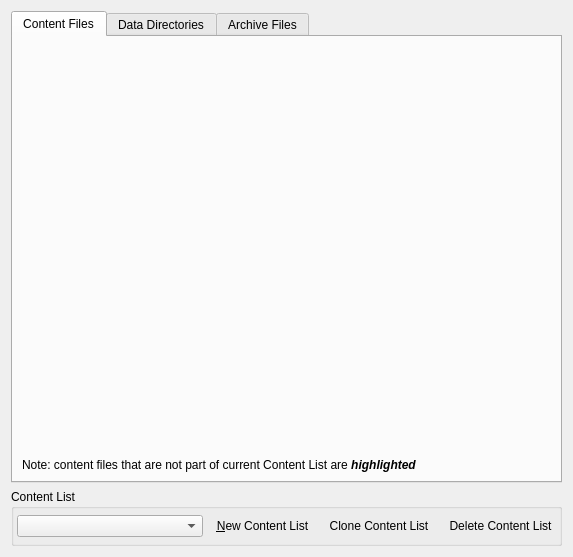
<?xml version="1.0" encoding="UTF-8"?>
<ui version="4.0">
 <class>DataFilesPage</class>
 <widget class="QWidget" name="DataFilesPage">
  <property name="geometry">
   <rect>
    <x>0</x>
    <y>0</y>
    <width>573</width>
    <height>557</height>
   </rect>
  </property>
  <property name="contextMenuPolicy">
   <enum>Qt::DefaultContextMenu</enum>
  </property>
  <layout class="QVBoxLayout" name="verticalLayout">
   <item>
    <widget class="QTabWidget" name="tabWidget">
     <property name="currentIndex">
      <number>0</number>
     </property>
     <widget class="QWidget" name="dataTab">
      <attribute name="title">
       <string>Content Files</string>
      </attribute>
      <layout class="QGridLayout" name="dataTabLayout">
       <item row="0" column="0">
        <widget class="QWidget" name="contentSelectorWidget" native="true"/>
       </item>
       <item row="1" column="0">
        <widget class="QLabel" name="dataNoteLabel">
         <property name="sizePolicy">
          <sizepolicy hsizetype="Preferred" vsizetype="Maximum">
           <horstretch>0</horstretch>
           <verstretch>0</verstretch>
          </sizepolicy>
         </property>
         <property name="text">
          <string>&lt;html&gt;&lt;head/&gt;&lt;body&gt;&lt;p&gt;Note: content files that are not part of current Content List are &lt;span style=&quot; font-style:italic;font-weight: bold&quot;&gt;highlighted&lt;/span&gt;&lt;/p&gt;&lt;/body&gt;&lt;/html&gt;</string>
         </property>
        </widget>
       </item>
      </layout>
     </widget>
     <widget class="QWidget" name="dirTab">
      <attribute name="title">
       <string>Data Directories</string>
      </attribute>
      <layout class="QGridLayout" name="dirTabLayout">
       <item row="0" column="0">
        <widget class="QListWidget" name="directoryListWidget">
         <property name="alternatingRowColors">
          <bool>true</bool>
         </property>
         <property name="dragDropMode">
          <enum>QAbstractItemView::InternalMove</enum>
         </property>
         <property name="selectionMode">
          <enum>QAbstractItemView::ExtendedSelection</enum>
         </property>
         <property name="contextMenuPolicy">
          <enum>Qt::CustomContextMenu</enum>
         </property>
        </widget>
       </item>
       <item row="0" column="1">
        <layout class="QVBoxLayout" name="directoryButtons">
         <item>
          <widget class="QPushButton" name="directoryAddSubdirsButton">
           <property name="baseSize">
            <size>
             <width>0</width>
             <height>33</height>
            </size>
           </property>
           <property name="toolTip">
            <string>Scan directories for likely data directories and append them at the end of the list.</string>
           </property>
           <property name="text">
            <string>Append</string>
           </property>
          </widget>
         </item>
         <item>
          <widget class="QPushButton" name="directoryInsertButton">
           <property name="baseSize">
            <size>
             <width>0</width>
             <height>33</height>
            </size>
           </property>
           <property name="toolTip">
            <string>Scan directories for likely data directories and insert them above the selected position</string>
           </property>
           <property name="text">
            <string>Insert Above</string>
           </property>
          </widget>
         </item>
         <item>
          <widget class="QPushButton" name="directoryUpButton">
           <property name="baseSize">
            <size>
             <width>0</width>
             <height>33</height>
            </size>
           </property>
           <property name="toolTip">
            <string>Move selected directory one position up</string>
           </property>
           <property name="text">
            <string>Move Up</string>
           </property>
          </widget>
         </item>
         <item>
          <widget class="QPushButton" name="directoryDownButton">
           <property name="baseSize">
            <size>
             <width>0</width>
             <height>33</height>
            </size>
           </property>
           <property name="toolTip">
            <string>Move selected directory one position down</string>
           </property>
           <property name="text">
            <string>Move Down</string>
           </property>
          </widget>
         </item>
         <item>
          <widget class="QPushButton" name="directoryRemoveButton">
           <property name="baseSize">
            <size>
             <width>0</width>
             <height>33</height>
            </size>
           </property>
           <property name="toolTip">
            <string>Remove selected directory</string>
           </property>
           <property name="text">
            <string>Remove</string>
           </property>
          </widget>
         </item>
         <item>
          <spacer name="directoryButtonsSpacer">
           <property name="orientation">
            <enum>Qt::Vertical</enum>
           </property>
           <property name="sizeHint" stdset="0">
            <size>
             <width>20</width>
             <height>40</height>
            </size>
           </property>
          </spacer>
         </item>
        </layout>
       </item>
       <item row="1" column="0" colspan="2">
        <widget class="QLabel" name="directoryNoteLabel">
         <property name="sizePolicy">
          <sizepolicy hsizetype="Expanding" vsizetype="Minimum">
           <horstretch>0</horstretch>
           <verstretch>0</verstretch>
          </sizepolicy>
         </property>
         <property name="text">
          <string>&lt;html&gt;&lt;head/&gt;&lt;body&gt;&lt;p&gt;Note: directories that are not part of current Content List are &lt;span style=&quot; font-style:italic;font-weight: bold&quot;&gt;highlighted&lt;/span&gt;&lt;/p&gt;&lt;/body&gt;&lt;/html&gt;</string>
         </property>
        </widget>
       </item>
      </layout>
     </widget>
     <widget class="QWidget" name="archiveTab">
      <attribute name="title">
       <string>Archive Files</string>
      </attribute>
      <layout class="QGridLayout" name="archiveTabLayout">
       <item row="0" column="0">
        <widget class="QListWidget" name="archiveListWidget">
         <property name="alternatingRowColors">
          <bool>true</bool>
         </property>
         <property name="contextMenuPolicy">
          <enum>Qt::CustomContextMenu</enum>
         </property>
         <property name="dragDropMode">
          <enum>QAbstractItemView::InternalMove</enum>
         </property>
         <property name="defaultDropAction">
          <enum>Qt::CopyAction</enum>
         </property>
         <property name="selectionMode">
          <enum>QAbstractItemView::ExtendedSelection</enum>
         </property>
        </widget>
       </item>
       <item row="0" column="1">
        <layout class="QVBoxLayout" name="archiveButtons">
         <item>
          <widget class="QPushButton" name="archiveUpButton">
           <property name="sizePolicy">
            <sizepolicy hsizetype="Minimum" vsizetype="Fixed">
             <horstretch>0</horstretch>
             <verstretch>33</verstretch>
            </sizepolicy>
           </property>
           <property name="baseSize">
            <size>
             <width>0</width>
             <height>33</height>
            </size>
           </property>
           <property name="toolTip">
            <string>Move selected archive one position up</string>
           </property>
           <property name="text">
            <string>Move Up</string>
           </property>
          </widget>
         </item>
         <item>
          <widget class="QPushButton" name="archiveDownButton">
           <property name="sizePolicy">
            <sizepolicy hsizetype="Minimum" vsizetype="Fixed">
             <horstretch>0</horstretch>
             <verstretch>33</verstretch>
            </sizepolicy>
           </property>
           <property name="baseSize">
            <size>
             <width>0</width>
             <height>33</height>
            </size>
           </property>
           <property name="toolTip">
            <string>Move selected archive one position down</string>
           </property>
           <property name="text">
            <string>Move Down</string>
           </property>
          </widget>
         </item>
         <item>
          <spacer name="archiveButtonsSpacer">
           <property name="orientation">
            <enum>Qt::Vertical</enum>
           </property>
           <property name="sizeHint" stdset="0">
            <size>
             <width>20</width>
             <height>40</height>
            </size>
           </property>
          </spacer>
         </item>
        </layout>
       </item>
       <item row="1" column="0" colspan="2">
        <widget class="QLabel" name="archiveNoteLabel">
         <property name="text">
          <string>&lt;html&gt;&lt;head/&gt;&lt;body&gt;&lt;p&gt;Note: archives that are not part of current Content List are &lt;span style=&quot; font-style:italic;font-weight: bold&quot;&gt;highlighted&lt;/span&gt;&lt;/p&gt;&lt;/body&gt;&lt;/html&gt;</string>
         </property>
        </widget>
       </item>
      </layout>
     </widget>
    </widget>
   </item>
   <item>
    <widget class="QGroupBox" name="profileGroupBox">
     <property name="focusPolicy">
      <enum>Qt::NoFocus</enum>
     </property>
     <property name="title">
      <string>Content List</string>
     </property>
     <property name="flat">
      <bool>false</bool>
     </property>
     <layout class="QHBoxLayout" name="horizontalLayout_3">
      <property name="spacing">
       <number>6</number>
      </property>
      <property name="leftMargin">
       <number>3</number>
      </property>
      <property name="topMargin">
       <number>6</number>
      </property>
      <property name="rightMargin">
       <number>0</number>
      </property>
      <property name="bottomMargin">
       <number>6</number>
      </property>
      <item>
       <widget class="ProfilesComboBox" name="profilesComboBox">
        <property name="enabled">
         <bool>true</bool>
        </property>
        <property name="sizePolicy">
         <sizepolicy hsizetype="Expanding" vsizetype="Fixed">
          <horstretch>0</horstretch>
          <verstretch>0</verstretch>
         </sizepolicy>
        </property>
        <property name="toolTip">
         <string>Select a content list</string>
        </property>
       </widget>
      </item>
      <item>
       <widget class="QToolButton" name="newProfileButton">
        <property name="toolTip">
         <string>New Content List</string>
        </property>
        <property name="text">
         <string>&amp;New Content List</string>
        </property>
        <property name="autoRaise">
         <bool>true</bool>
        </property>
       </widget>
      </item>
      <item>
       <widget class="QToolButton" name="cloneProfileButton">
        <property name="toolTip">
         <string>Clone Content List</string>
        </property>
        <property name="text">
         <string>Clone Content List</string>
        </property>
        <property name="autoRaise">
         <bool>true</bool>
        </property>
       </widget>
      </item>
      <item>
       <widget class="QToolButton" name="deleteProfileButton">
        <property name="toolTip">
         <string>Delete Content List</string>
        </property>
        <property name="text">
         <string>Delete Content List</string>
        </property>
        <property name="autoRaise">
         <bool>true</bool>
        </property>
       </widget>
      </item>
     </layout>
    </widget>
   </item>
  </layout>
  <action name="newProfileAction">
   <property name="icon">
    <iconset theme="document-new">
     <normaloff>.</normaloff>.</iconset>
   </property>
   <property name="text">
    <string>New Content List</string>
   </property>
   <property name="toolTip">
    <string>New Content List</string>
   </property>
   <property name="shortcut">
    <string>Ctrl+N</string>
   </property>
  </action>
  <action name="cloneProfileAction">
   <property name="icon">
    <iconset theme="edit-copy">
     <normaloff>.</normaloff>.</iconset>
   </property>
   <property name="text">
    <string>Clone Content List</string>
   </property>
   <property name="toolTip">
    <string>Clone Content List</string>
   </property>
   <property name="shortcut">
    <string>Ctrl+G</string>
   </property>
  </action>
  <action name="deleteProfileAction">
   <property name="enabled">
    <bool>false</bool>
   </property>
   <property name="icon">
    <iconset theme="edit-delete">
     <normaloff>.</normaloff>.</iconset>
   </property>
   <property name="text">
    <string>Delete Content List</string>
   </property>
   <property name="toolTip">
    <string>Delete Content List</string>
   </property>
   <property name="shortcut">
    <string>Ctrl+D</string>
   </property>
  </action>
  <action name="checkAction">
   <property name="checkable">
    <bool>true</bool>
   </property>
   <property name="text">
    <string>Check Selection</string>
   </property>
  </action>
  <action name="uncheckAction">
   <property name="text">
    <string>Uncheck Selection</string>
   </property>
  </action>
  <action name="refreshDataFilesAction">
   <property name="icon">
    <iconset theme="view-refresh">
     <normaloff>.</normaloff>.</iconset>
   </property>
   <property name="text">
    <string>Refresh Data Files</string>
   </property>
   <property name="toolTip">
    <string>Refresh Data Files</string>
   </property>
   <property name="shortcut">
    <string>Ctrl+R</string>
   </property>
  </action>
 </widget>
 <customwidgets>
  <customwidget>
   <class>ProfilesComboBox</class>
   <extends>QComboBox</extends>
   <header>apps/launcher/utils/profilescombobox.hpp</header>
  </customwidget>
 </customwidgets>
 <resources/>
 <connections/>
</ui>
